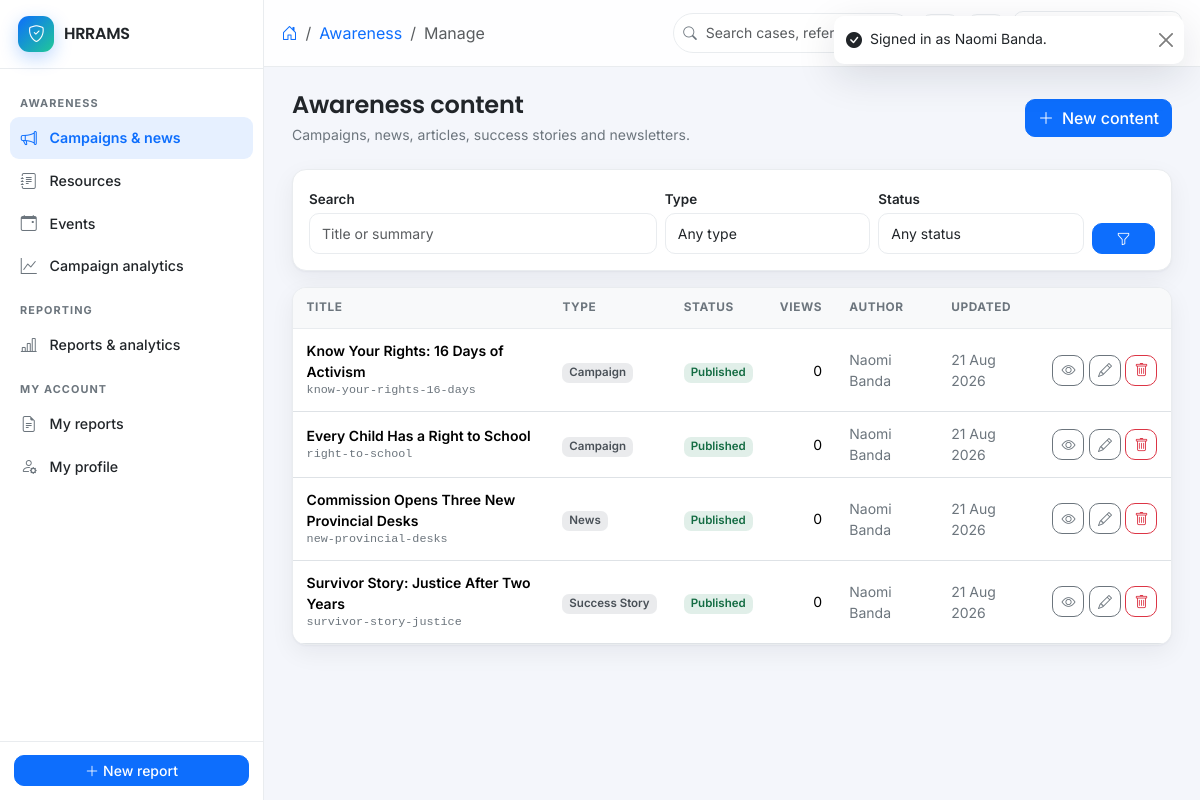
Screenshot of /awareness/manage (signed in) with the database file from the repository.
### tables this page shows
CREATE TABLE settings (
  id            INT UNSIGNED AUTO_INCREMENT PRIMARY KEY,
  skey          VARCHAR(100) NOT NULL,
  svalue        TEXT         NULL,
  stype         ENUM('string','int','bool','json') NOT NULL DEFAULT 'string',
  group_name    VARCHAR(60)  NOT NULL DEFAULT 'general',
  created_at    DATETIME     NOT NULL DEFAULT CURRENT_TIMESTAMP,
  updated_at    DATETIME     NULL ON UPDATE CURRENT_TIMESTAMP,
  updated_by    INT UNSIGNED NULL,
  deleted_at    DATETIME     NULL,
  UNIQUE KEY uq_settings_key (skey)
);

CREATE TABLE awareness_campaigns (
  id            BIGINT UNSIGNED AUTO_INCREMENT PRIMARY KEY,
  title         VARCHAR(200) NOT NULL,
  slug          VARCHAR(220) NOT NULL,
  type          ENUM('campaign','news','article','success_story','newsletter') NOT NULL DEFAULT 'campaign',
  summary       VARCHAR(500) NULL,
  body          MEDIUMTEXT   NULL,
  cover_path    VARCHAR(255) NULL,
  status        ENUM('draft','published','archived') NOT NULL DEFAULT 'draft',
  starts_on     DATE         NULL,
  ends_on       DATE         NULL,
  views         INT UNSIGNED NOT NULL DEFAULT 0,
  published_at  DATETIME     NULL,
  created_at    DATETIME     NOT NULL DEFAULT CURRENT_TIMESTAMP,
  updated_at    DATETIME     NULL ON UPDATE CURRENT_TIMESTAMP,
  created_by    INT UNSIGNED NULL,
  updated_by    INT UNSIGNED NULL,
  deleted_at    DATETIME     NULL,
  UNIQUE KEY uq_camp_slug (slug),
  KEY idx_camp_status_type (status, type),
  CONSTRAINT fk_camp_by FOREIGN KEY (created_by) REFERENCES users(id) ON DELETE SET NULL
);

### app/Views/awareness/manage.php (the view, shortened to what the rows shown need)
<div class="d-flex flex-wrap justify-content-between align-items-center gap-2 mb-4">
  <div>
    <h1 class="h4 fw-semibold mb-1">Awareness content</h1>
    <p class="text-muted small mb-0">Campaigns, news, articles, success stories and newsletters.</p>
  </div>
  <a href="<?= e(url('awareness/create')) ?>" class="btn btn-primary">
    <i class="bi bi-plus-lg me-2"></i>New content
  </a>
</div>
<form class="card p-3 mb-3" method="get" action="<?= e(url('awareness/manage')) ?>">
  <div class="row g-2 align-items-end">
    <div class="col-lg-5">
      <label class="form-label" for="q">Search</label>
      <input type="search" id="q" name="q" class="form-control form-control-sm"
             placeholder="Title or summary" value="<?= e($filters['q'] ?? '') ?>">
    </div>
    <div class="col-6 col-lg-3">
      <label class="form-label" for="type">Type</label>
      <select id="type" name="type" class="form-select form-select-sm" data-autosubmit>
        <option value="">Any type</option>
      </select>
    </div>
    <div class="col-6 col-lg-3">
      <label class="form-label" for="status">Status</label>
      <select id="status" name="status" class="form-select form-select-sm" data-autosubmit>
        <option value="">Any status</option>
      </select>
    </div>
    <div class="col-lg-1">
      <button class="btn btn-primary btn-sm w-100"><i class="bi bi-funnel"></i></button>
    </div>
  </div>
</form>
<div class="card table-card">
  <?php if ($rows === []): ?>
    <div class="empty-state">
      <i class="bi bi-megaphone"></i>
      <p class="fw-semibold mb-1">No content yet</p>
      <a href="<?= e(url('awareness/create')) ?>" class="btn btn-primary btn-sm">Create the first item</a>
    </div>
  <?php else: ?>
    <div class="table-responsive">
      <table class="table align-middle mb-0">
        <thead>
          <tr>
            <th scope="col">Title</th><th scope="col">Type</th><th scope="col">Status</th>
            <th scope="col" class="text-end">Views</th><th scope="col">Author</th>
            <th scope="col">Updated</th><th scope="col"></th>
          </tr>
        </thead>
        <tbody>
          <?php foreach ($rows as $row): ?>
            <tr>
              <td class="small">
                <span class="d-block fw-semibold"><?= e(excerpt($row['title'], 52)) ?></span>
                <span class="d-block text-muted fs-tiny mono"><?= e($row['slug']) ?></span>
              </td>
              <td><span class="badge badge-soft bg-secondary"><?= e(statusLabel((string)$row['type'])) ?></span></td>
              <td>
                <span class="badge badge-soft bg-<?= e(match ($row['status']) {
                    'published' => 'success', 'draft' => 'warning', default => 'secondary' }) ?>">
                  <?= e(ucfirst((string)$row['status'])) ?>
                </span>
              </td>
              <td class="text-end small"><?= e(number_format((int)$row['views'])) ?></td>
              <td class="small text-muted"><?= e($row['author'] ?: '—') ?></td>
              <td class="small text-muted"><?= e(d($row['updated_at'] ?: $row['created_at'])) ?></td>
              <td class="text-end text-nowrap">
                <?php if ($row['status'] === 'published'): ?>
                  <a class="btn btn-outline-secondary btn-sm" target="_blank" rel="noopener"
                     href="<?= e(url('campaigns/' . $row['slug'])) ?>" aria-label="Preview">
                    <i class="bi bi-eye"></i>
                  </a>
                <?php endif; ?>
                <a class="btn btn-outline-secondary btn-sm" href="<?= e(url('awareness/edit/' . $row['id'])) ?>"
                   aria-label="Edit"><i class="bi bi-pencil"></i></a>
                <form method="post" action="<?= e(url('awareness/delete/' . $row['id'])) ?>" class="d-inline">
                  <button class="btn btn-outline-danger btn-sm" aria-label="Delete"
                          data-confirm="Delete this item? It will be removed from the public site.">
                    <i class="bi bi-trash"></i>
                  </button>
                </form>
              </td>
            </tr>
          <?php endforeach; ?>
        </tbody>
      </table>
    </div>
  <?php endif; ?>
</div>

### app/Core/Router.php (shortened to what the rows shown need)
<?php
final class Router
{
    private array $routes = ['GET' => [], 'POST' => [], 'PUT' => [], 'PATCH' => [], 'DELETE' => []];
    private function add(string $method, string $pattern, array $handler, array $middleware): void
    {
        $this->routes[$method][] = [
            'pattern'    => '/' . trim($pattern, '/'),
            'handler'    => $handler,
            'middleware' => $middleware,
        ];
    }
    public function dispatch(): void
    {
        $method = Request::method();
        $path   = Request::path();
        foreach ($this->routes[$method] ?? [] as $route) {
            $params = $this->match($route['pattern'], $path);
            if ($params === null) {
                continue;
            }
            foreach ($route['middleware'] as $rule) {
                Middleware::apply($rule);
            }
            [$class, $action] = $route['handler'];
            (new $fqcn())->{$action}(...array_values($params));
            return;
        }
    }
    private function match(string $pattern, string $path): ?array
    {
        if ($pattern === $path) {
            return [];
        }
        $pSeg = explode('/', trim($pattern, '/'));
        $uSeg = explode('/', trim($path, '/'));
        if (count($pSeg) !== count($uSeg)) {
            return null;
        }
        $params = [];
        foreach ($pSeg as $i => $segment) {
            if ($segment !== $uSeg[$i]) {
                return null;
            }
        }
        return $params;
    }
}

### app/Views/partials/sidebar.php (shortened to what the rows shown need)
<aside class="app-sidebar" id="appSidebar">
  <a href="<?= e(url(Auth::homeRoute())) ?>" class="sidebar-brand">
    <span class="brand-mark"><i class="bi bi-shield-check"></i></span>
    <span class="brand-text"><?= e(Setting::get('site_name', 'HRRAMS')) ?></span>
  </a>
  <nav class="sidebar-nav" aria-label="Main navigation">
    <?php if (can('awareness.manage') || can('event.manage')): ?>
      <div class="nav-group-label">Awareness</div>
      <?php if (can('awareness.manage')): ?>
        <a class="nav-item<?= activeIf('awareness/manage') ?>" href="<?= e(url('awareness/manage')) ?>">
          <i class="bi bi-megaphone"></i><span>Campaigns &amp; news</span>
        </a>
        <a class="nav-item<?= activeIf('awareness/resources') ?>" href="<?= e(url('awareness/resources')) ?>">
          <i class="bi bi-journal-text"></i><span>Resources</span>
        </a>
      <?php endif; ?>
      <?php if (can('event.manage')): ?>
        <a class="nav-item<?= activeIf('awareness/events') ?>" href="<?= e(url('awareness/events')) ?>">
          <i class="bi bi-calendar-event"></i><span>Events</span>
        </a>
      <?php endif; ?>
      <?php if (can('awareness.analytics')): ?>
        <a class="nav-item<?= activeIf('awareness/analytics') ?>" href="<?= e(url('awareness/analytics')) ?>">
          <i class="bi bi-graph-up"></i><span>Campaign analytics</span>
        </a>
      <?php endif; ?>
    <?php endif; ?>
    <?php if (can('report.export')): ?>
      <div class="nav-group-label">Reporting</div>
      <a class="nav-item<?= activeIf('analytics') ?>" href="<?= e(url('analytics')) ?>">
        <i class="bi bi-bar-chart-line"></i><span>Reports &amp; analytics</span>
      </a>
    <?php endif; ?>
    <div class="nav-group-label">My account</div>
    <a class="nav-item<?= activeIf('my/reports') ?>" href="<?= e(url('my/reports')) ?>">
      <i class="bi bi-file-earmark-text"></i><span>My reports</span>
    </a>
    <a class="nav-item<?= activeIf('my/profile') ?>" href="<?= e(url('my/profile')) ?>">
      <i class="bi bi-person-gear"></i><span>My profile</span>
    </a>
  </nav>
  <div class="sidebar-foot">
    <a class="btn btn-primary btn-sm w-100" href="<?= e(url('report')) ?>">
      <i class="bi bi-plus-lg me-1"></i>New report
    </a>
  </div>
</aside>

### rows the page displays
settings: svalue "HRRAMS"
awareness_campaigns: title "Know Your Rights: 16 Days of Activism", slug "know-your-rights-16-days", type "Campaign", status "Published", views "0", author "Naomi Banda", d($row['updated_at'] ?: $row['created_at']) "21 Aug 2026"
awareness_campaigns: title "Every Child Has a Right to School", slug "right-to-school", type "Campaign", status "Published", views "0", author "Naomi Banda", d($row['updated_at'] ?: $row['created_at']) "21 Aug 2026"
awareness_campaigns: title "Commission Opens Three New Provincial Desks", slug "new-provincial-desks", type "News", status "Published", views "0", author "Naomi Banda", d($row['updated_at'] ?: $row['created_at']) "21 Aug 2026"
awareness_campaigns: title "Survivor Story: Justice After Two Years", slug "survivor-story-justice", type "Success Story", status "Published", views "0", author "Naomi Banda", d($row['updated_at'] ?: $row['created_at']) "21 Aug 2026"

### other values shown
$crumb['label'] "Awareness"
$crumb['label'] "Manage"
$m['message'] "Signed in as Naomi Banda."
